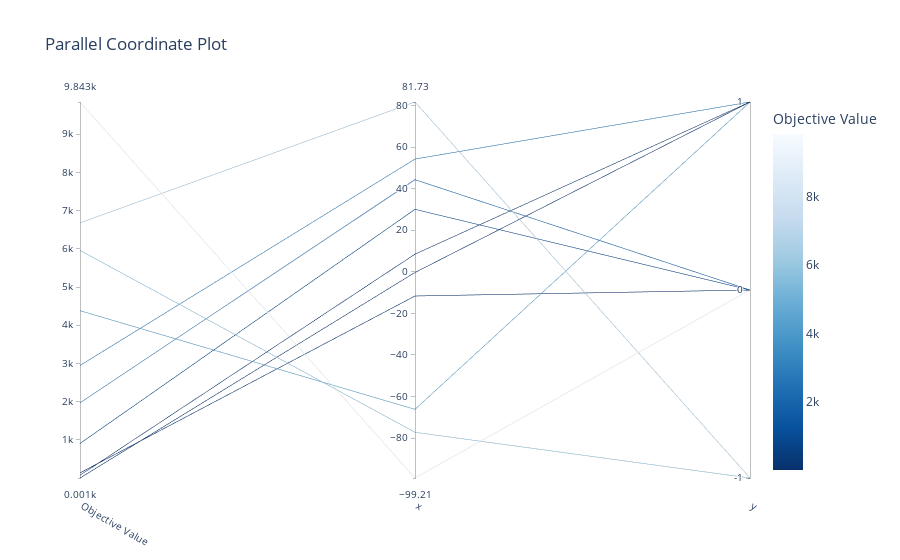

Notebook code cell kept with this figure:
### Code cell
"""

plot_parallel_coordinate
========================

.. autofunction:: optuna.visualization.plot_parallel_coordinate

The following code snippet shows how to plot the high-dimensional parameter relationships.

"""
import matplotlib.pyplot as plt
import optuna
from plotly.io import show


def objective(trial):
    x = trial.suggest_float("x", -100, 100)
    y = trial.suggest_categorical("y", [-1, 0, 1])
    return x**2 + y


sampler = optuna.samplers.TPESampler(seed=10)
study = optuna.create_study(sampler=sampler)
study.optimize(objective, n_trials=10)

fig = optuna.visualization.plot_parallel_coordinate(study, params=["x", "y"])
fig.show()

### Figure 1 — Plotly figure (JSON) as saved in the notebook; plotly's stock layout.template omitted (floating-point values rounded to 4 significant figures)
{"data": [{"dimensions": [{"label": "Objective Value", "range": [1.089, 9843.0], "values": [6679.0, 5959.0, 9843.0, 1967.0, 135.3, 904.8, 2946.0, 1.089, 4381.0, 73.4]}, {"label": "x", "range": [-99.21, 81.73], "values": [81.73, -77.2, -99.21, 44.35, -11.63, 30.08, 54.26, -0.2986, -66.18, 8.509]}, {"label": "y", "range": [0, 2], "ticktext": ["-1", "0", "1"], "tickvals": [0, 1, 2], "values": [0, 0, 1, 1, 1, 1, 2, 2, 2, 2]}], "labelangle": 30, "labelside": "bottom", "line": {"color": [6679.0, 5959.0, 9843.0, 1967.0, 135.3, 904.8, 2946.0, 1.089, 4381.0, 73.4], "colorbar": {"title": {"text": "Objective Value"}}, "colorscale": [[0, "rgb(247,251,255)"], [0.125, "rgb(222,235,247)"], [0.25, "rgb(198,219,239)"], [0.375, "rgb(158,202,225)"], [0.5, "rgb(107,174,214)"], [0.625, "rgb(66,146,198)"], [0.75, "rgb(33,113,181)"], [0.875, "rgb(8,81,156)"], [1, "rgb(8,48,107)"]], "reversescale": true, "showscale": true}, "type": "parcoords"}], "layout": {"title": {"text": "Parallel Coordinate Plot"}}}
